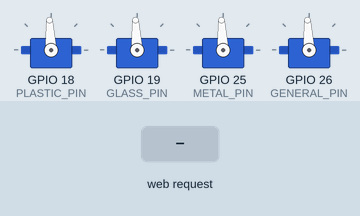
Bench run of a sketch on a simulated ESP32. On the bench: 4 × servo. The test bench sets the inputs (shaded band). WiFi joins after 1.5 s; servers stay silent unless stated; what the sketch prints to the serial monitor is not drawn.

Above: at 3.7 s.
3.8 s: HTTP request GET /plastic/open received
At 5.0 s:
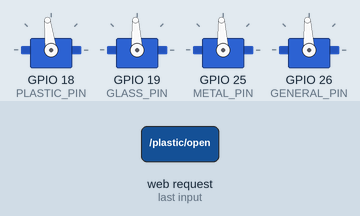
5.3 s: HTTP request GET /plastic/close received
At 6.3 s:
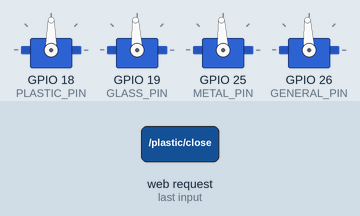
6.8 s: HTTP request GET /glass/open received
At 7.5 s:
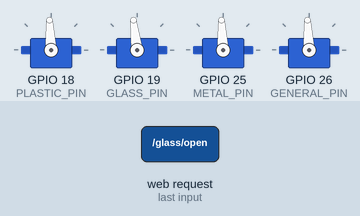
8.3 s: HTTP request GET /glass/close received
At 8.6 s:
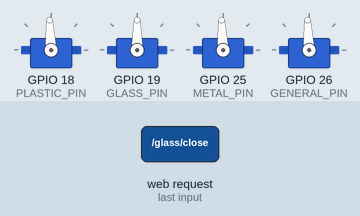
Timing chart, 0 to 10.8 s (numbered marks = the images above; inputs shaded):
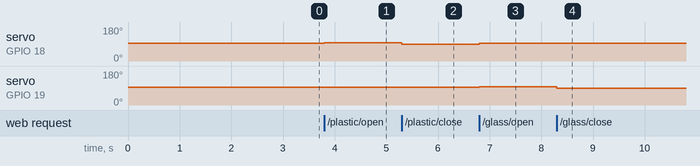

The sketch:

servo_calibration.ino
```cpp
#include <WiFi.h>
#include <WebServer.h>
#include <ESP32Servo.h>

// ======================================================
// Wi-Fi
// ======================================================

const char* ssid = "YOUR_WIFI_NAME";
const char* password = "YOUR_WIFI_PASSWORD";

WebServer server(80);

// ======================================================
// Servo objects
// ======================================================

Servo plasticServo;
Servo glassServo;
Servo metalServo;
Servo generalServo;

// ======================================================
// Pins
// ======================================================

const int PLASTIC_PIN = 18;
const int GLASS_PIN   = 19;
const int METAL_PIN   = 25;
const int GENERAL_PIN = 26;

// ======================================================
// STOP VALUES
// Change individually if needed
// ======================================================

const int PLASTIC_STOP = 93;
const int GLASS_STOP   = 93;
const int METAL_STOP   = 93;
const int GENERAL_STOP = 93;

// ======================================================
// SLOW CALIBRATION SPEEDS
// ======================================================

// First 3 servos use same physical orientation

const int NORMAL_SLOW_OPEN  = 97;
const int NORMAL_SLOW_CLOSE = 90;

// General servo is inverted

const int GENERAL_SLOW_OPEN  = 90;
const int GENERAL_SLOW_CLOSE = 97;

// ======================================================
// STOP ALL SERVOS
// ======================================================

void stopAllServos() {

  plasticServo.write(PLASTIC_STOP);
  glassServo.write(GLASS_STOP);
  metalServo.write(METAL_STOP);
  generalServo.write(GENERAL_STOP);

  Serial.println("ALL SERVOS STOPPED");
}

// ======================================================
// PLASTIC
// ======================================================

void plasticOpen() {

  stopAllServos();

  plasticServo.write(NORMAL_SLOW_OPEN);

  Serial.println("PLASTIC moving toward OPEN");

  server.send(
    200,
    "text/plain",
    "PLASTIC OPENING"
  );
}

void plasticClose() {

  stopAllServos();

  plasticServo.write(NORMAL_SLOW_CLOSE);

  Serial.println("PLASTIC moving toward CLOSE");

  server.send(
    200,
    "text/plain",
    "PLASTIC CLOSING"
  );
}

// ======================================================
// GLASS
// ======================================================

void glassOpen() {

  stopAllServos();

  glassServo.write(NORMAL_SLOW_OPEN);

  Serial.println("GLASS moving toward OPEN");

  server.send(
    200,
    "text/plain",
    "GLASS OPENING"
  );
}

void glassClose() {

  stopAllServos();

  glassServo.write(NORMAL_SLOW_CLOSE);

  Serial.println("GLASS moving toward CLOSE");

  server.send(
    200,
    "text/plain",
    "GLASS CLOSING"
  );
}

// ======================================================
// METAL
// ======================================================

void metalOpen() {

  stopAllServos();

  metalServo.write(NORMAL_SLOW_OPEN);

  Serial.println("METAL moving toward OPEN");

  server.send(
    200,
    "text/plain",
    "METAL OPENING"
  );
}

void metalClose() {

  stopAllServos();

  metalServo.write(NORMAL_SLOW_CLOSE);

  Serial.println("METAL moving toward CLOSE");

  server.send(
    200,
    "text/plain",
    "METAL CLOSING"
  );
}

// ======================================================
// GENERAL
// ======================================================

void generalOpen() {

  stopAllServos();

  generalServo.write(GENERAL_SLOW_OPEN);

  Serial.println("GENERAL moving toward OPEN");

  server.send(
    200,
    "text/plain",
    "GENERAL OPENING"
  );
}

void generalClose() {

  stopAllServos();

  generalServo.write(GENERAL_SLOW_CLOSE);

  Serial.println("GENERAL moving toward CLOSE");

  server.send(
    200,
    "text/plain",
    "GENERAL CLOSING"
  );
}

// ======================================================
// STOP COMMAND
// ======================================================

void handleStop() {

  stopAllServos();

  server.send(
    200,
    "text/plain",
    "STOPPED"
  );
}

// ======================================================
// ROOT
// ======================================================

void handleRoot() {

  server.send(
    200,
    "text/plain",
    "Servo Calibration Mode"
  );
}

// ======================================================
// SETUP
// ======================================================

void setup() {

  Serial.begin(115200);

  delay(1000);

  // --------------------------------------------------
  // Attach servos
  // --------------------------------------------------

  plasticServo.attach(PLASTIC_PIN);
  glassServo.attach(GLASS_PIN);
  metalServo.attach(METAL_PIN);
  generalServo.attach(GENERAL_PIN);

  // Stop immediately

  stopAllServos();

  // --------------------------------------------------
  // Wi-Fi
  // --------------------------------------------------

  Serial.println("Connecting to Wi-Fi...");

  WiFi.begin(
    ssid,
    password
  );

  while (
    WiFi.status() != WL_CONNECTED
  ) {

    delay(500);

    Serial.print(".");
  }

  Serial.println();

  Serial.println("Wi-Fi connected");

  Serial.print("ESP32 IP: ");

  Serial.println(
    WiFi.localIP()
  );

  // --------------------------------------------------
  // Routes
  // --------------------------------------------------

  server.on("/", handleRoot);

  server.on(
    "/plastic/open",
    plasticOpen
  );

  server.on(
    "/plastic/close",
    plasticClose
  );

  server.on(
    "/glass/open",
    glassOpen
  );

  server.on(
    "/glass/close",
    glassClose
  );

  server.on(
    "/metal/open",
    metalOpen
  );

  server.on(
    "/metal/close",
    metalClose
  );

  server.on(
    "/general/open",
    generalOpen
  );

  server.on(
    "/general/close",
    generalClose
  );

  server.on(
    "/stop",
    handleStop
  );

  server.begin();

  Serial.println(
    "Calibration server ready"
  );
}

// ======================================================
// LOOP
// ======================================================

void loop() {

  server.handleClient();
}
```

Measured:
- after the input at 3.8 s, servo on GPIO 18 (PLASTIC_PIN): 93° → 97° at once
- after the input at 5.3 s, servo on GPIO 18 (PLASTIC_PIN): 97° → 90° at once
- after the input at 6.8 s, servo on GPIO 18 (PLASTIC_PIN): 90° → 93° at once; servo on GPIO 19 (GLASS_PIN): 93° → 97° at once
- after the input at 8.3 s, servo on GPIO 19 (GLASS_PIN): 97° → 90° at once
